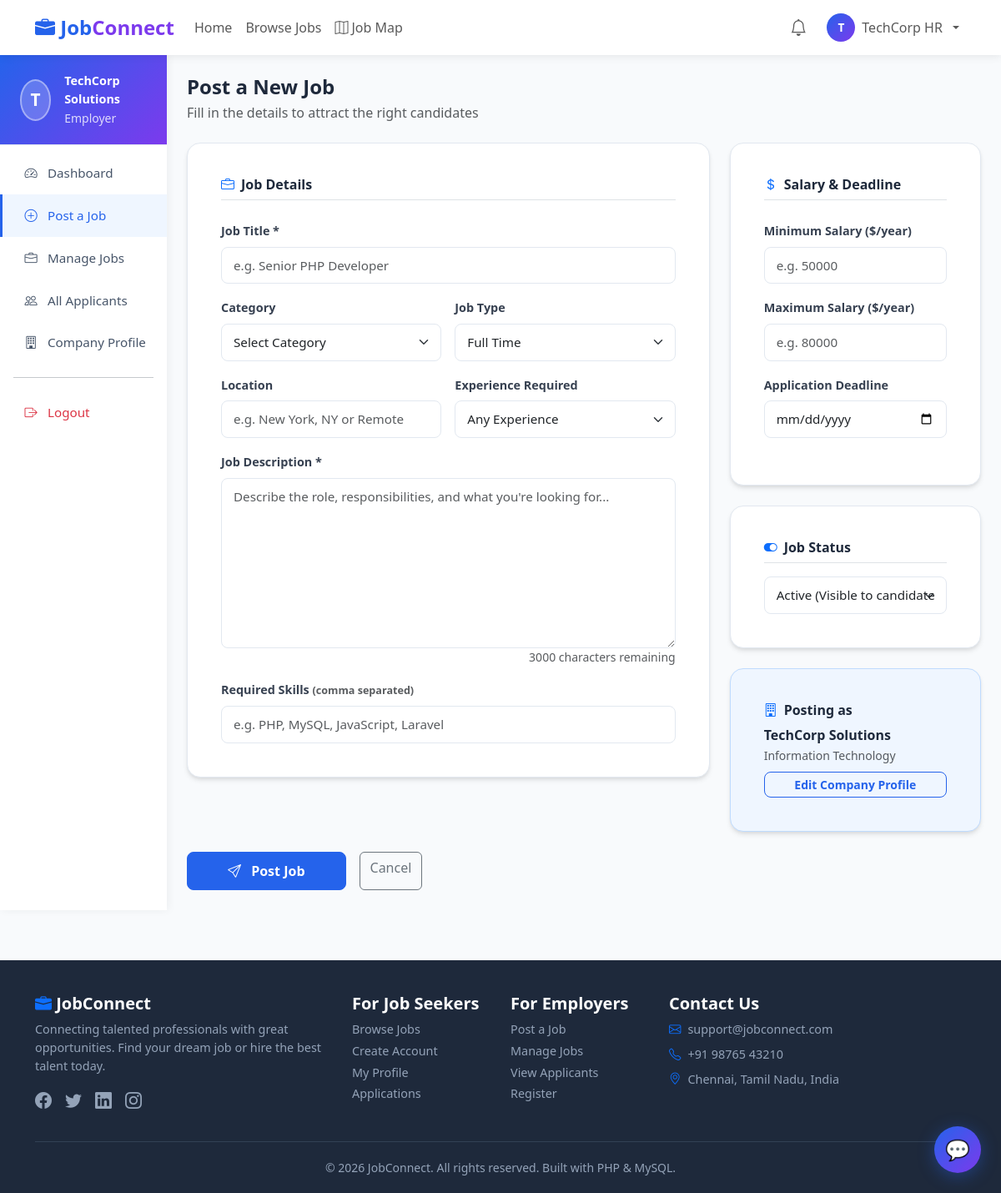
The app's page /employer/post-job.php (signed in) with its own data.
### tables this page shows
CREATE TABLE employer_profiles (
    id                  INT AUTO_INCREMENT PRIMARY KEY,
    user_id             INT NOT NULL,
    company_name        VARCHAR(150) NOT NULL,
    company_description TEXT,
    industry            VARCHAR(100),
    website             VARCHAR(255),
    company_size        VARCHAR(50),
    updated_at          TIMESTAMP DEFAULT CURRENT_TIMESTAMP ON UPDATE CURRENT_TIMESTAMP,
    FOREIGN KEY (user_id) REFERENCES users(id) ON DELETE CASCADE
);

### config/db.php (called while the page is built, shortened)
<?php
function getUserId() {
    return (int)($_SESSION['user_id'] ?? 0);
}

### employer/post-job.php (the view, shortened to what this page needs)
<?php
require_once '../config/db.php';
$uid = getUserId();
$profile = $conn->query("SELECT * FROM employer_profiles WHERE user_id = $uid")->fetch_assoc();
$edit_job = null;
$edit_id = (int)($_GET['edit'] ?? 0);
$data = $edit_job ?? $_POST;
include '../includes/header.php';
?>
<div class="container-fluid p-0">
    <div class="row g-0">
        <div class="col-lg-2 sidebar d-none d-lg-block">
            <div class="sidebar-header">
                <div class="d-flex align-items-center gap-3">
                    <div class="user-avatar"><?= strtoupper(substr($profile['company_name'] ?? 'E', 0, 1)) ?></div>
                    <div>
                        <div class="fw-bold" style="font-size:0.9rem;"><?= htmlspecialchars($profile['company_name'] ?? '') ?></div>
                        <small style="opacity:0.8;">Employer</small>
                    </div>
                </div>
            </div>
            <nav class="nav flex-column mt-2">
                <a class="nav-link" href="dashboard.php"><i class="bi bi-speedometer2"></i> Dashboard</a>
                <a class="nav-link active" href="post-job.php"><i class="bi bi-plus-circle"></i> Post a Job</a>
                <a class="nav-link" href="manage-jobs.php"><i class="bi bi-briefcase"></i> Manage Jobs</a>
                <a class="nav-link" href="applicants.php"><i class="bi bi-people"></i> All Applicants</a>
                <a class="nav-link" href="profile.php"><i class="bi bi-building"></i> Company Profile</a>
                <hr class="mx-3">
                <a class="nav-link text-danger" href="../auth/logout.php"><i class="bi bi-box-arrow-right"></i> Logout</a>
            </nav>
        </div>
        <div class="col-lg-10 p-4">
            <div class="mb-4">
                <h4 class="fw-bold mb-1"><?= $edit_id ? 'Edit Job' : 'Post a New Job' ?></h4>
                <p class="text-muted mb-0"><?= $edit_id ? 'Update your job listing' : 'Fill in the details to attract the right candidates' ?></p>
            </div>
            <form method="POST">
                <div class="row g-4">
                    <div class="col-lg-8">
                        <div class="form-card">
                            <h6 class="fw-bold mb-4 pb-2 border-bottom"><i class="bi bi-briefcase me-2 text-primary"></i>Job Details</h6>
                            <div class="row g-3">
                                <div class="col-12">
                                    <label class="form-label">Job Title *</label>
                                    <input type="text" name="title" class="form-control" placeholder="e.g. Senior PHP Developer"
                                           value="<?= htmlspecialchars($data['title'] ?? '') ?>" required>
                                </div>
                                <div class="col-md-6">
                                    <label class="form-label">Category</label>
                                    <select name="category" class="form-select">
                                        <option value="">Select Category</option>
                                    </select>
                                </div>
                                <div class="col-md-6">
                                    <label class="form-label">Job Type</label>
                                    <select name="job_type" class="form-select">
                                        <?php
                                        $types = ['full-time' => 'Full Time', 'part-time' => 'Part Time', 'internship' => 'Internship', 'remote' => 'Remote', 'contract' => 'Contract'];
                                        foreach ($types as $val => $label):
                                        ?>
                                            <option value="<?= $val ?>" <?= ($data['job_type'] ?? 'full-time') === $val ? 'selected' : '' ?>><?= $label ?></option>
                                        <?php endforeach; ?>
                                    </select>
                                </div>
                                <div class="col-md-6">
                                    <label class="form-label">Location</label>
                                    <input type="text" name="location" class="form-control" placeholder="e.g. New York, NY or Remote"
                                           value="<?= htmlspecialchars($data['location'] ?? '') ?>">
                                </div>
                                <div class="col-md-6">
                                    <label class="form-label">Experience Required</label>
                                    <select name="experience_required" class="form-select">
                                        <option value="">Any Experience</option>
                                    </select>
                                </div>
                                <div class="col-12">
                                    <label class="form-label">Job Description *</label>
                                    <textarea name="description" class="form-control" rows="8" maxlength="3000"
                                              placeholder="Describe the role, responsibilities, and what you're looking for..." required><?= htmlspecialchars($data['description'] ?? '') ?></textarea>
                                </div>
                                <div class="col-12">
                                    <label class="form-label">Required Skills <small class="text-muted">(comma separated)</small></label>
                                    <input type="text" name="skills_required" class="form-control"
                                           placeholder="e.g. PHP, MySQL, JavaScript, Laravel"
                                           value="<?= htmlspecialchars($data['skills_required'] ?? '') ?>">
                                </div>
                            </div>
                        </div>
                    </div>
                    <div class="col-lg-4">
                        <div class="form-card mb-4">
                            <h6 class="fw-bold mb-4 pb-2 border-bottom"><i class="bi bi-currency-dollar me-2 text-primary"></i>Salary & Deadline</h6>
                            <div class="mb-3">
                                <label class="form-label">Minimum Salary ($/year)</label>
                                <input type="number" name="salary_min" id="salary_min" class="form-control"
                                       placeholder="e.g. 50000" min="0"
                                       value="<?= htmlspecialchars($data['salary_min'] ?? '') ?>">
                            </div>
                            <div class="mb-3">
                                <label class="form-label">Maximum Salary ($/year)</label>
                                <input type="number" name="salary_max" id="salary_max" class="form-control"
                                       placeholder="e.g. 80000" min="0"
                                       value="<?= htmlspecialchars($data['salary_max'] ?? '') ?>">
                            </div>
                            <div class="mb-3">
                                <label class="form-label">Application Deadline</label>
                                <input type="date" name="deadline" class="form-control"
                                       min="<?= date('Y-m-d') ?>"
                                       value="<?= htmlspecialchars($data['deadline'] ?? '') ?>">
                            </div>
                        </div>
                        <div class="form-card mb-4">
                            <h6 class="fw-bold mb-3 pb-2 border-bottom"><i class="bi bi-toggle-on me-2 text-primary"></i>Job Status</h6>
                            <select name="status" class="form-select">
                                <option value="active" <?= ($data['status'] ?? 'active') === 'active' ? 'selected' : '' ?>>Active (Visible to candidates)</option>
                            </select>
                        </div>
                        <div class="form-card" style="background:#eff6ff;border:1px solid #bfdbfe;">
                            <h6 class="fw-bold mb-2"><i class="bi bi-building me-2 text-primary"></i>Posting as</h6>
                            <div class="fw-semibold"><?= htmlspecialchars($profile['company_name'] ?? '') ?></div>
                            <small class="text-muted"><?= htmlspecialchars($profile['industry'] ?? '') ?></small>
                            <a href="profile.php" class="btn btn-sm btn-outline-primary w-100 mt-2">Edit Company Profile</a>
                        </div>
                    </div>
                    <div class="col-12">
                        <div class="d-flex gap-3">
                            <button type="submit" class="btn btn-primary px-5">
                                <i class="bi bi-<?= $edit_id ? 'save' : 'send' ?> me-2"></i>
                                <?= $edit_id ? 'Update Job' : 'Post Job' ?>
                            </button>
                            <a href="manage-jobs.php" class="btn btn-outline-secondary">Cancel</a>
                        </div>
                    </div>
                </div>
            </form>
        </div>
    </div>
</div>
<?php include '../includes/footer.php'; ?>

### assets/css/style.css (style rules this page uses)
:root { --primary: #2563eb; --primary-dark: #1d4ed8; --secondary: #7c3aed; --success: #16a34a; --danger: #dc2626; --warning: #d97706; --info: #0891b2; --light-bg: #f8fafc; --card-shadow: 0 4px 6px -1px rgba(0,0,0,0.1), 0 2px 4px -1px rgba(0,0,0,0.06); --card-shadow-hover: 0 10px 15px -3px rgba(0,0,0,0.1), 0 4px 6px -2px rgba(0,0,0,0.05); }
* { box-sizing: border-box; }
body { font-family: 'Segoe UI', Tahoma, Geneva, Verdana, sans-serif; background-color: var(--light-bg); color: #1e293b; }
.sidebar { background: white; min-height: calc(100vh - 70px); box-shadow: 2px 0 10px rgba(0,0,0,0.05); padding: 0; }
.sidebar .nav-link { color: #475569; padding: 14px 24px; font-size: 0.95rem; font-weight: 500; border-left: 3px solid transparent; transition: all 0.2s; display: flex; align-items: center; gap: 10px; }
.sidebar .nav-link:hover, .sidebar .nav-link.active { color: var(--primary); background: #eff6ff; border-left-color: var(--primary); }
.sidebar .nav-link i { width: 20px; text-align: center; }
.sidebar-header { padding: 20px 24px; border-bottom: 1px solid #e2e8f0; background: linear-gradient(135deg, var(--primary), var(--secondary)); color: white; }
.sidebar-header .user-avatar { width: 50px; height: 50px; border-radius: 50%; background: rgba(255,255,255,0.2); display: flex; align-items: center; justify-content: center; font-size: 1.3rem; font-weight: 700; border: 2px solid rgba(255,255,255,0.4); }
.form-card { background: white; border-radius: 16px; padding: 40px; box-shadow: var(--card-shadow); border: 1px solid #e2e8f0; }
.form-label { font-weight: 600; color: #374151; font-size: 0.9rem; }
.form-control, .form-select { border: 1.5px solid #e2e8f0; border-radius: 8px; padding: 10px 14px; font-size: 0.95rem; transition: all 0.2s; }
.btn-primary { background: var(--primary); border-color: var(--primary); font-weight: 600; padding: 10px 24px; border-radius: 8px; transition: all 0.2s; }
.btn-outline-primary { color: var(--primary); border-color: var(--primary); font-weight: 600; border-radius: 8px; }

### records on screen
employer_profiles: company_name "T", company_name "TechCorp Solutions", industry "Information Technology"

### other values on screen
substr($_SESSION['full_name'] ?? 'U', 0, 1) "T"
$_SESSION['full_name'] "TechCorp HR"
form field job_type "Full Time"
